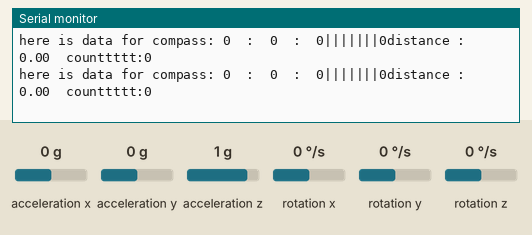
Recording of a sketch running on a simulated Arduino Uno, built with avr-gcc and run on an emulated ATmega328P. Shown: the last lines printed to the serial monitor. The test bench sets the inputs (shaded band); at power-on: acceleration x 0 g, acceleration y 0 g, acceleration z 1 g, rotation x 0 °/s, rotation y 0 °/s, rotation z 0 °/s.

Above: at 1.2 s.
1.3 s: acceleration x set to -0.8 g
At 1.46 s:
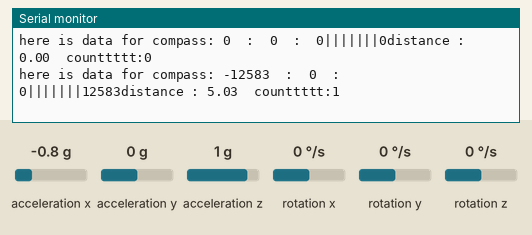
4.3 s: acceleration y set to -1.4 g
At 4.53 s:
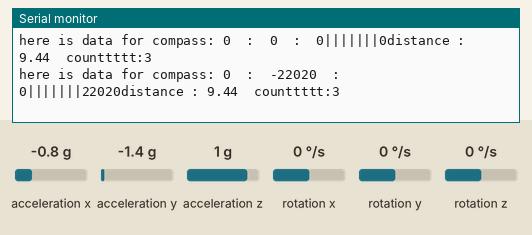
7.3 s: acceleration z set to -1.4 g
At 7.52 s:
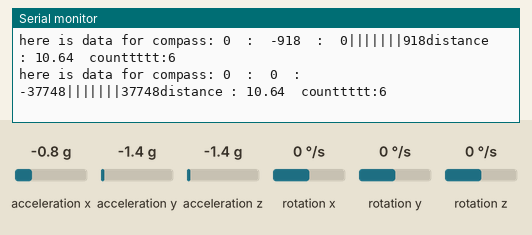
10.3 s: acceleration x set to -1.4 g
At 10.4 s:
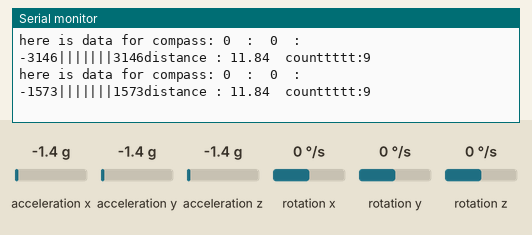
13.3 s: acceleration y set to -0.8 g
At 13.39 s:
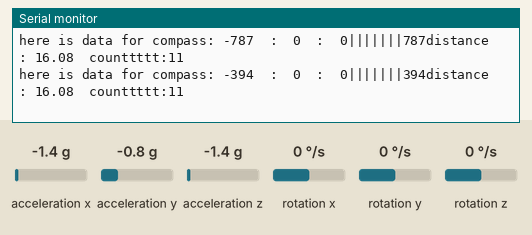
16.3 s: acceleration z set to 0.8 g
At 16.48 s:
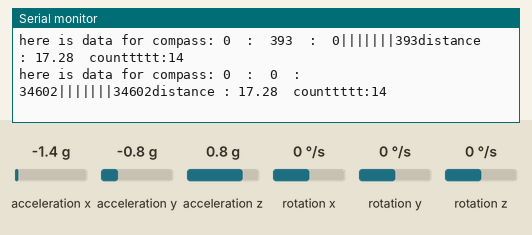
Timing chart, 0 to 19.3 s (numbered marks = the images above; inputs shaded):
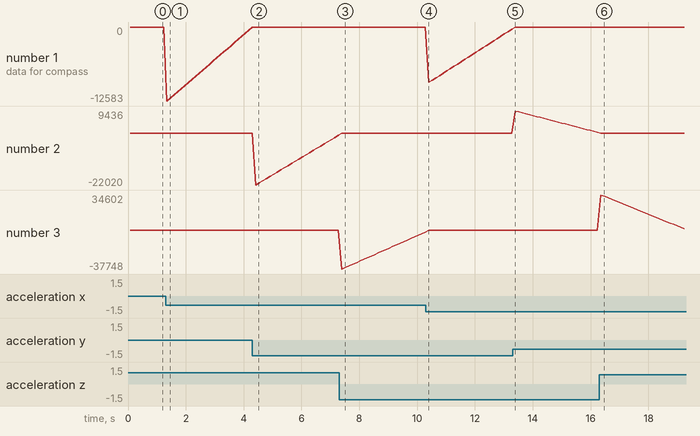

Measured:
- after the input at 1.3 s, the serial monitor: prints a new line after 0.05 s (image 1)
- after the input at 4.3 s, the serial monitor: prints a new line after 0.11 s (image 2)
- after the input at 7.3 s, the serial monitor: prints a new line after 0.10 s (image 3)
- after the input at 16.3 s, the serial monitor: prints a new line after 0.06 s (image 6)
- plotted number 1: 0 → -394 after the input at 10.3 s
- plotted number 2: 0 → -918 after the input at 4.3 s, 0 → 393 after the input at 13.3 s
- plotted number 3: 0 → -1573 after the input at 7.3 s

The sketch:

trying_on_distance.ino
```cpp
#include <Kalman.h>

#include <mixLib.h>
mixLib ola;
int i;
long initial_value[3];
long temp[3]={0};
uint32_t timer;
double distance = 0.0;

const int MAX_BUFFER = 25;
Kalman kalman;
long x , y , z, xo , yo , zo;
long mag;
long buffer_value[3][MAX_BUFFER] = {{0}};
int pointer = 0;

const int THRESHOLD = 1500;
const int CHANGING_PERIOD = 1000;
uint32_t lastChange_time;


int count = 0;
void setup() {
  // put your setup code here, to run once:
  ola.initialise();
  Serial.begin(9600);

  for( int i = 0 ; i < MAX_BUFFER ; i++)
  {
    ola.loadCompass_gyro();
    adjusting_buffer(ola.getAccX(), ola.getAccY() , ola.getAccZ());
  }
  lastChange_time = millis();

//  kalman.setAngle(0);

}

void loop() {


  ola.loadCompass_gyro(); //load the value from compass and gyro

//  double dt = (double)(micros() - timer) / 1000000; // Calculate delta time
//  timer = micros();
//  double roll = ola.getAccX();
//  distance += kalman.getAngle(0,roll-initial_value[0],dt);
//  Serial.println(distance);
  xo = ola.getAccX();
  yo = ola.getAccY();
  zo = ola.getAccZ();
  adjusting_buffer(xo,yo,zo);

  x=xo-initial_value[0];
  y=yo-initial_value[1];
  z=zo-initial_value[2];
  Serial.print("here is data for compass: ");
  Serial.print(x);
  Serial.print("  :  ");
  Serial.print(y);
  Serial.print("  :  ");
  Serial.print(z);
  Serial.print("|||||||");


  mag = sqrt((x*x) + (y*y)+ (z*z));
  Serial.print(mag);

  if(mag > THRESHOLD && (millis()-lastChange_time > CHANGING_PERIOD ))
  {
    count++;
    addDistance(x);
    lastChange_time = millis();

  }
  Serial.print("distance : ");
  Serial.print(distance);
  Serial.print("  counttttt:");

  Serial.println(count);

  delay(100);
}

void addDistance(long x)
{
  double rate = abs(x)/1000.0;
  if(abs(x) > 1000)
  {
    distance = distance + (0.4*rate);

  }
  else
  {
    distance = distance + 0.4;
  }
}

void adjusting_buffer(long xo , long yo, long zo)
{
  buffer_value[0][pointer] = xo;
  buffer_value[1][pointer] = yo;
  buffer_value[2][pointer] = zo;
  pointer++;
  if( pointer == MAX_BUFFER)
  {
    pointer = 0;

  }
      for(int i = 0; i < MAX_BUFFER ; i ++)
    {
      temp[0] = temp[0] + buffer_value[0][i];
      temp[1] = temp[1] + buffer_value[1][i];
      temp[2] = temp[2] + buffer_value[2][i];
    }
    for(int i = 0 ; i < 3 ; i++)
    {
      initial_value[i] = temp[i] / MAX_BUFFER;
      temp[i] = 0;
    }


}
```

mixLib.h
```cpp
#ifndef mixLib_h
#define mixLib_h

#include "Arduino.h"
#include "LSM303.h"
#include "L3G.h"
class mixLib
{
	public:
		mixLib(void);
		void initialise();
		int getURF_inch(void);
		int getURF_cm(void);
		int getSR04_ArmRight_cm(void);
		int getSR04_ArmLeft_cm(void);
		int getSR08_Front(void);
		int getSR02_Left(void);
		int getSR02_Right(void);
		int getInfrared_cm();

		int16_t getAccX(void);
		int16_t getAccY(void);
		int16_t getAccZ(void);
		int16_t getMagX(void);
		int16_t getMagY(void);
		int16_t getMagZ(void);
		int16_t getGyroX(void);
		int16_t getGyroY(void);
		int16_t getGyroZ(void);

		void loadCompass(void);
		void loadCompass_gyro(void);
		void loadGyro(void);
	private:
		LSM303 compass;
		L3G gyro;
		int getURF(void);
		int getSR04_ArmRight(void);
		int getSR04_ArmLeft(void);

};

#endif
```
